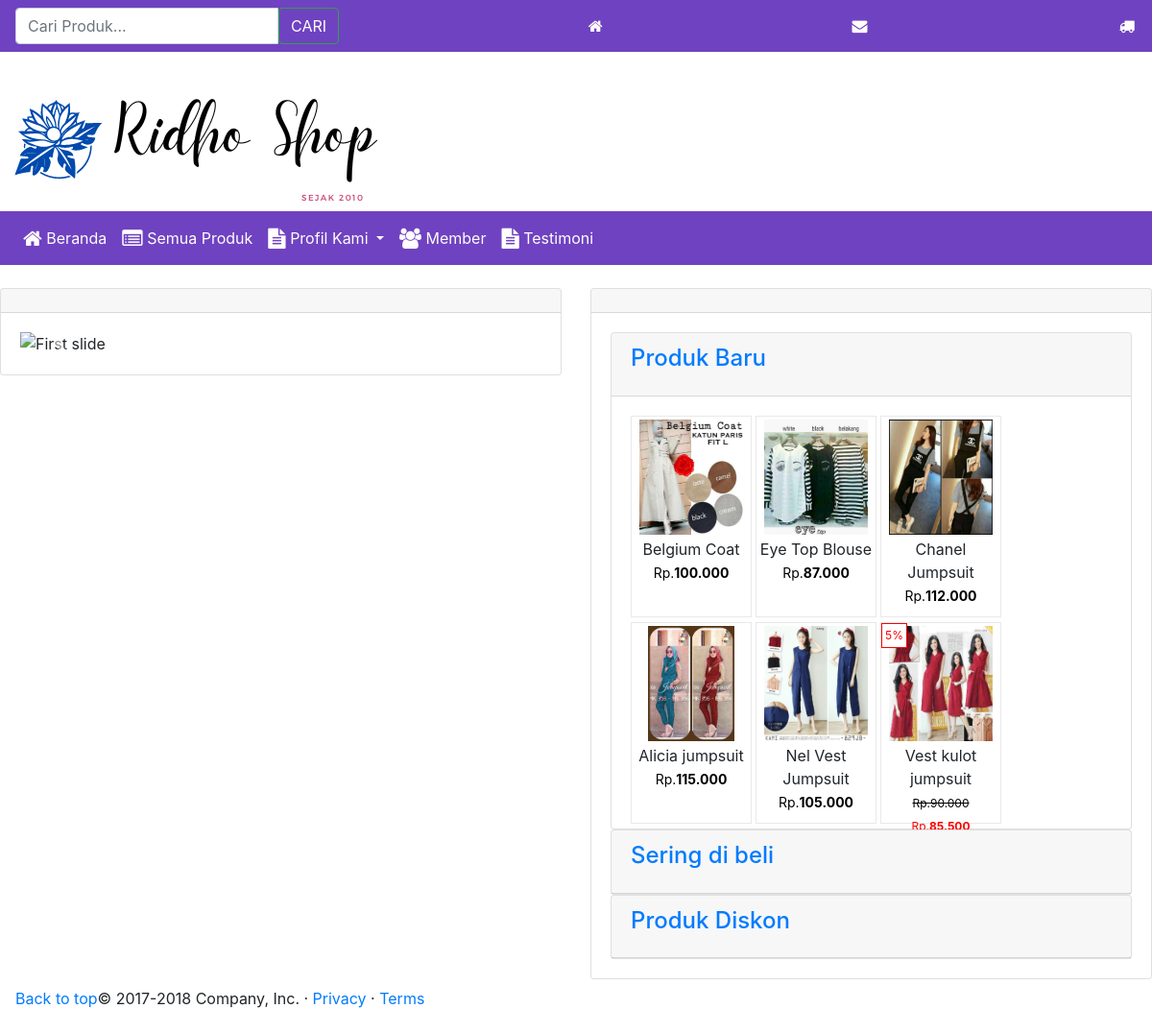
The page / on the database its author committed.
### tables this page shows
CREATE TABLE `produk` (
  `id_produk` int(4) NOT NULL,
  `id_kategori` int(2) NOT NULL,
  `nama_produk` varchar(30) NOT NULL,
  `deskripsi` text NOT NULL,
  `harga` int(10) NOT NULL,
  `stok` int(3) NOT NULL,
  `berat` decimal(5,2) UNSIGNED NOT NULL DEFAULT '0.00',
  `tgl_masuk` date NOT NULL,
  `gambar` varchar(100) NOT NULL,
  `dibeli` int(5) NOT NULL DEFAULT '1',
  `id_kustomer` varchar(100) NOT NULL,
  `diskon` int(5) NOT NULL,
  `best` enum('N','Y') NOT NULL
);

### config/fungsi_rupiah.php (called while the page is built)
<?php
function format_rupiah($angka){
  $rupiah=number_format($angka,0,',','.');
  return $rupiah;
}
?>

### tengah.php (the view, shortened to what this page needs)
<? if($_GET[l]!='lihat'){
	 ?>	 </br>
        <div class="row">
		 <div class="col-md-6">
            <div class="card">
              <div class="card-header">
              </div>
              <div class="card-body">
                <div id="carouselExampleControls" class="carousel slide" data-ride="carousel">
  <div class="carousel-inner">
    <div class="carousel-item active">
      <img class="d-block w-100" src="foto/foto_banner/iklan.png" alt="First slide">
    </div>
  </div>
  <a class="carousel-control-prev" href="#carouselExampleControls" role="button" data-slide="prev">
    <span class="carousel-control-prev-icon" aria-hidden="true"></span>
  </a>
  <a class="carousel-control-next" href="#carouselExampleControls" role="button" data-slide="next">
    <span class="carousel-control-next-icon" aria-hidden="true"></span>
  </a>
</div>
              </div>
            </div>
          </div>
          <div class="col-md-6">
            <div class="card">
              <div class="card-header">
              </div>
              <div class="card-body">
                <div id="accordion">
                  <div class="card card-primary">
                    <div class="card-header">
                      <h4 class="card-title w-100">
                        <a class="d-block w-100" data-toggle="collapse" href="#collapseOne">
                          Produk Baru
                        </a>
                      </h4>
                    </div>
                    <div id="collapseOne" class="collapse show" data-parent="#accordion">
                      <div class="card-body">
                        <?php $sql=mysql_query("SELECT * FROM produk ORDER BY id_produk DESC LIMIT 6");
  while ($r=mysql_fetch_array($sql)){
    include "diskon_stok.php";
    echo "
	<div class='product-info'>
 <a href='index.php?l=lihat&aksi=detail&id_p=$r[id_produk]'>
<center><img src='foto/foto_produk/$r[gambar]'  title='Lihat $r[nama_produk]' /></center>
</a>
";
     if ($d!=0){echo"
            <div class='diskon'> $r[diskon]% </div>";
    }else{echo"";
    }
            echo"
		   <div class='nama_p_besar'>$r[nama_produk]</div>
         $divharga
</div>
					";
  } ?>
                      </div>
                    </div>
                  </div>
                  <div class="card card-danger">
                    <div class="card-header">
                      <h4 class="card-title w-100">
                        <a class="d-block w-100" data-toggle="collapse" href="#collapseTwo">
                          Sering di beli
                        </a>
                      </h4>
                    </div>
                        <?php  $sql=mysql_query("SELECT * FROM produk ORDER BY dibeli DESC LIMIT 6");
  while ($r=mysql_fetch_array($sql)){
    include "diskon_stok.php";
  }?>
                  </div>
                  <div class="card card-success">
                    <div class="card-header">
                      <h4 class="card-title w-100">
                        <a class="d-block w-100" data-toggle="collapse" href="#collapseThree">
                          Produk Diskon
                        </a>
                      </h4>
                    </div>
                        <?php $sql=mysql_query("SELECT * FROM produk WHERE diskon !='0' ORDER BY id_produk DESC LIMIT 6");
  while ($r=mysql_fetch_array($sql)){
    include "diskon_stok.php";
  }?>
                  </div>
                </div>
              </div>
            </div>
          </div>
        </div>
<?php }?>

### diskon_stok.php (shortened to what this page needs)
<?php
    $harga     = format_rupiah($r[harga]);
    $disc      = ($r[diskon]/100)*$r[harga];
    $hargadisc = number_format(($r[harga]-$disc),0,",",".");
    $d=$r['diskon'];
    $hargatetap  = "<span style=\"color:#000;font-size:14px;\"> Rp.<b>$hargadisc</b></span>";
    $hargadiskon = "<span style='color:#000;font-size:12px; text-decoration:line-through;' class='harga'>Rp.$harga </span>
                    <span style=\"color:#ff0000;font-size:12px;\">Rp.<b>$hargadisc</b></span>";
    if ($d!=0){
      $divharga=$hargadiskon;
    }else{
      $divharga=$hargatetap;
    }
?>

### rows shown on the page
produk: gambar (picture), nama_produk "Belgium Coat", hargadisc "100.000"
produk: gambar (picture), nama_produk "Eye Top Blouse", hargadisc "87.000"
produk: gambar (picture), nama_produk "Chanel Jumpsuit", hargadisc "112.000"
produk: gambar (picture), nama_produk "Alicia jumpsuit", hargadisc "115.000"
produk: gambar (picture), nama_produk "Nel Vest Jumpsuit", hargadisc "105.000"
produk: gambar (picture), diskon "5", nama_produk "Vest kulot jumpsuit", harga "90.000", hargadisc "85.500"
